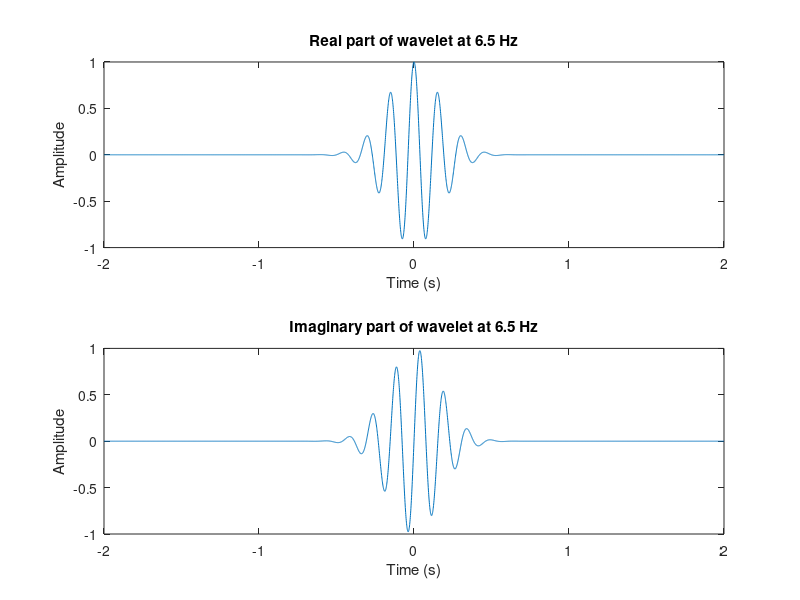
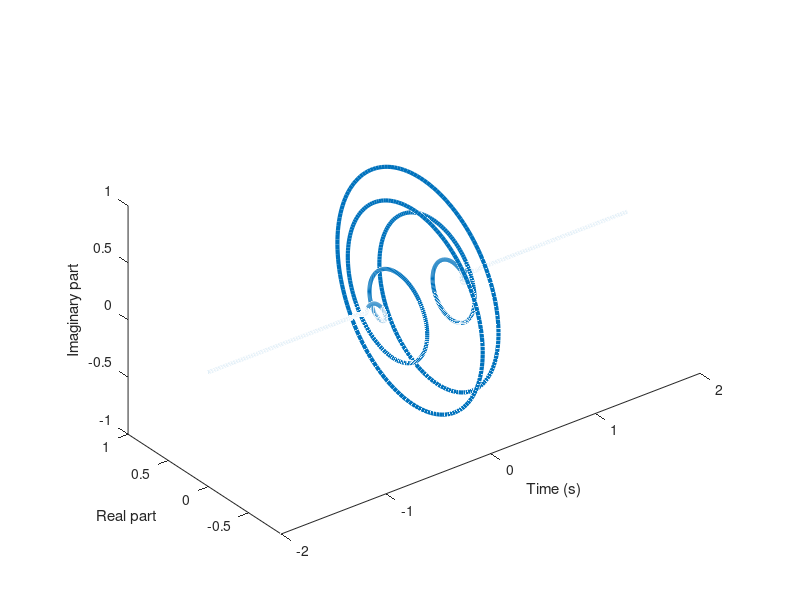
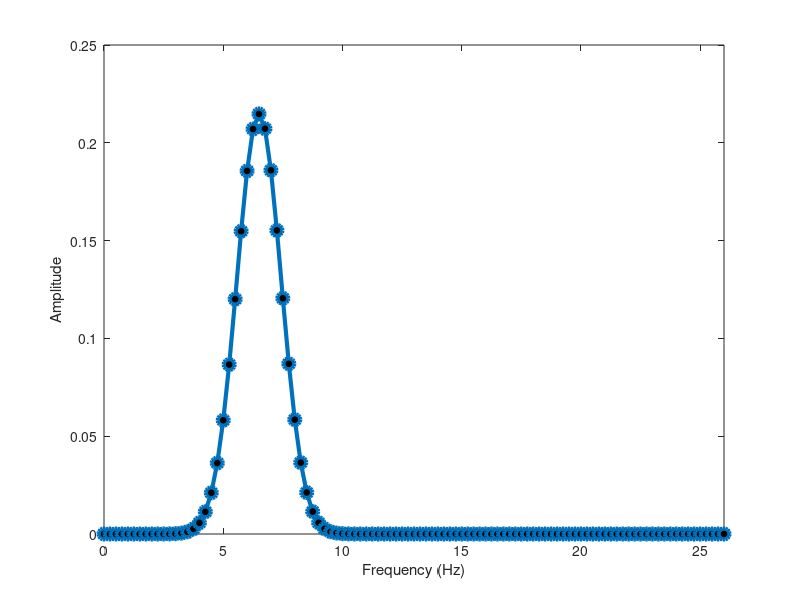

Reproduce these figures in MATLAB, in order.
% mikexcohen.com
%% create a Morlet wavelet

srate = 1000; % in hz
time  = -2:1/srate:2; % best practice is to have time=0 at the center of the wavelet
frex  = 6.5; % frequency of wavelet, in Hz

% create complex sine wave
sine_wave = exp( 1i*2*pi*frex.*time );

% create Gaussian window
s = 7 / (2*pi*frex); % this is the standard deviation of the gaussian
gaus_win  = exp( (-time.^2) ./ (2*s^2) );


% now create Morlet wavelet
cmw = sine_wave.* gaus_win;


figure(1), clf

subplot(211)
plot(time,real(cmw))
xlabel('Time (s)'), ylabel('Amplitude')
title([ 'Real part of wavelet at ' num2str(frex) ' Hz' ])

subplot(212)
plot(time,imag(cmw))
xlabel('Time (s)'), ylabel('Amplitude')
title([ 'Imaginary part of wavelet at ' num2str(frex) ' Hz' ])


figure(2), clf
plot3(time,real(cmw),imag(cmw),'linew',3)
axis image
xlabel('Time (s)'), ylabel('Real part'), zlabel('Imaginary part')
rotate3d

%% Morlet wavelet in the frequency domain

cmwX = fft(cmw)/length(cmw);

hz = linspace(0,srate/2,floor(length(cmw)/2)+1);

figure(3), clf
plot(hz,2*abs(cmwX(1:length(hz))),'o-','linew',3,'markerface','k','markersize',8)
xlabel('Frequency (Hz)'), ylabel('Amplitude')
set(gca,'xlim',[0 frex*4])

%%